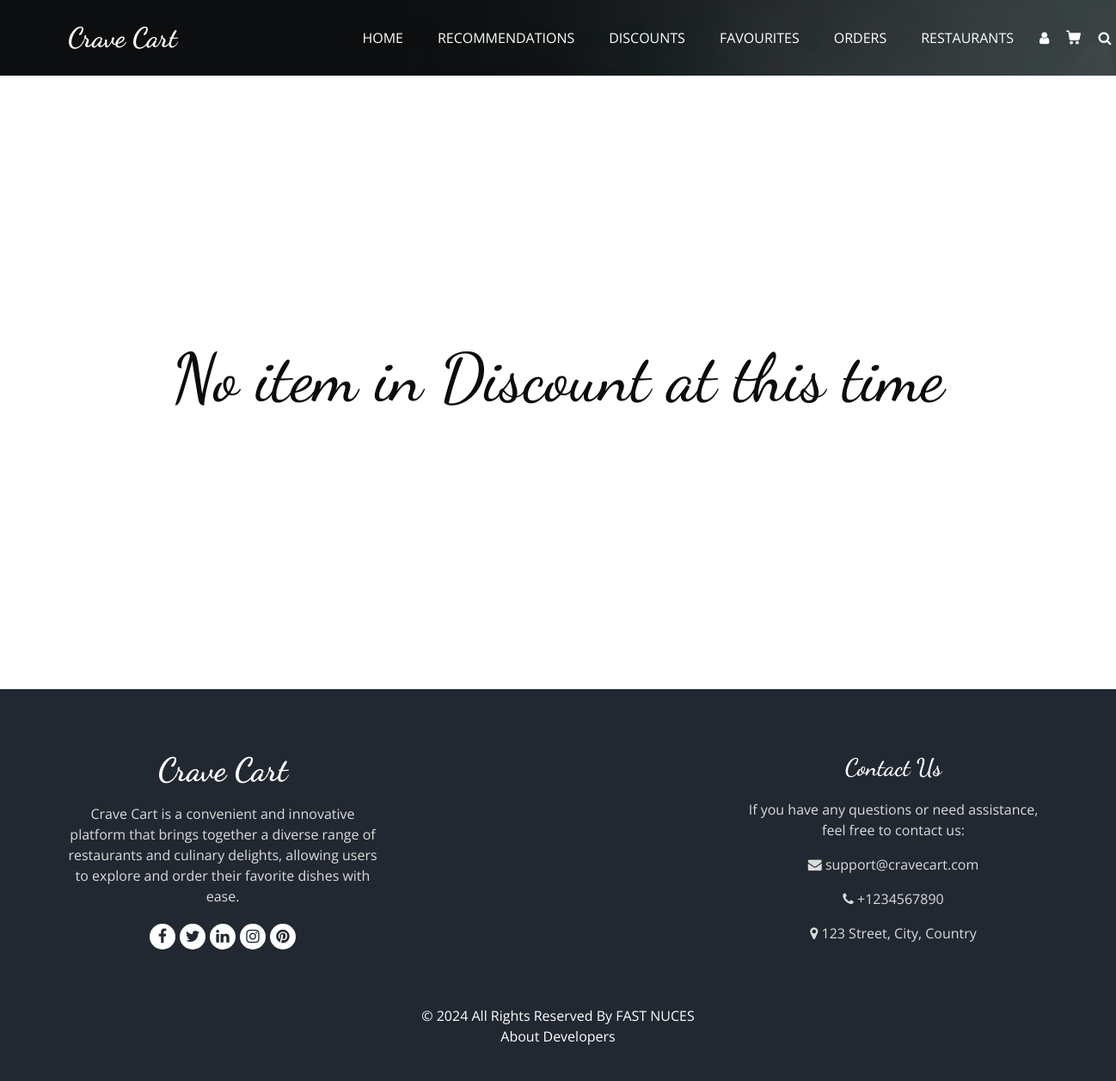
/discounts (signed in), run on an earlier commit of the app's database.
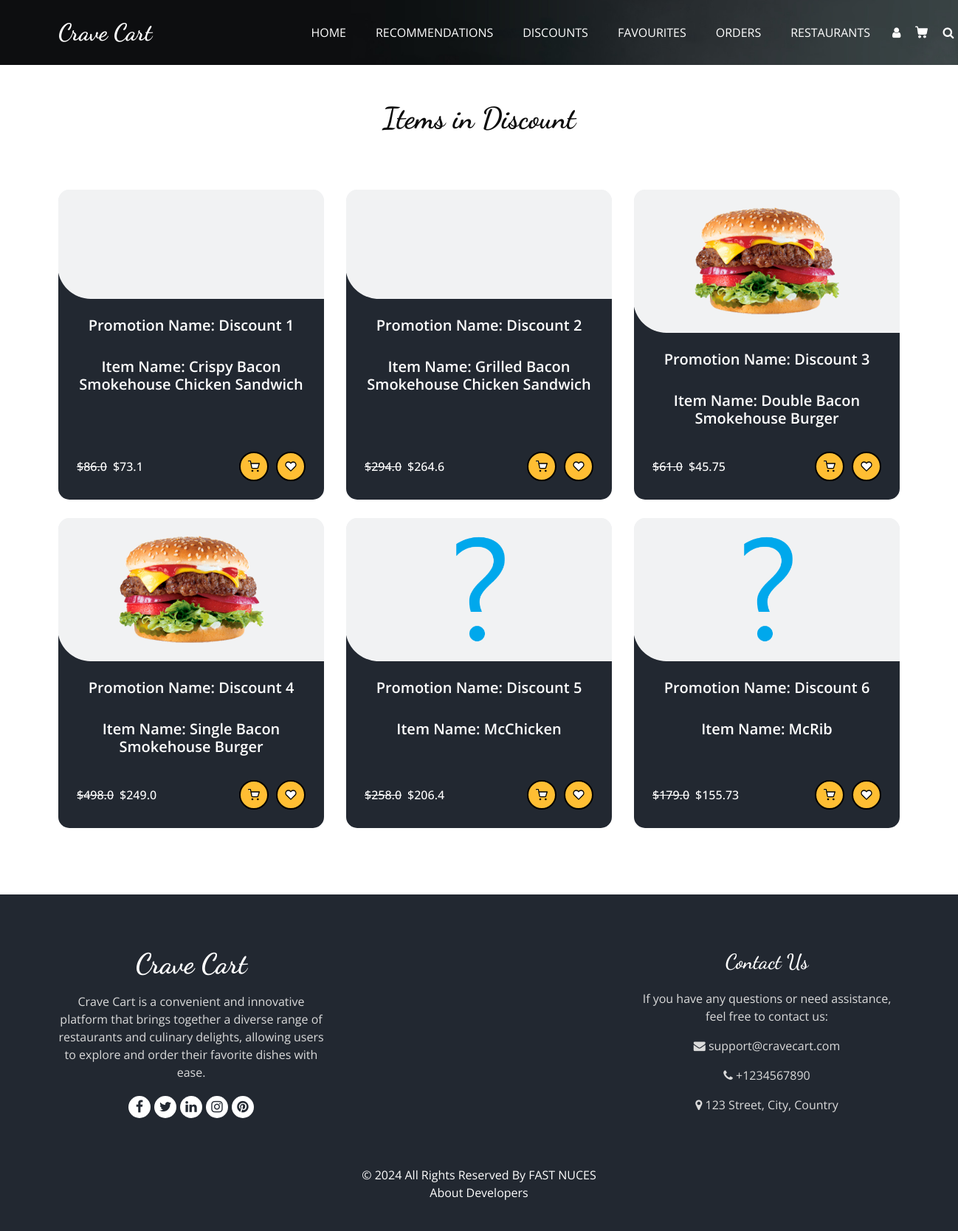
And on a later commit of the database.
### tables this page shows
CREATE TABLE Promotions (
                        PromotionID INTEGER PRIMARY KEY AUTOINCREMENT,
                        PromotionName TEXT,
                        MenuID INTEGER,
                        Description TEXT,
                        Discount REAL,
                        StartDate TEXT,
                        EndDate TEXT,
                        FOREIGN KEY (MenuID) REFERENCES Menus (MenuID) ON DELETE CASCADE
                    );

CREATE TABLE Menus (
                        MenuID INTEGER PRIMARY KEY AUTOINCREMENT,
                        RestaurantID INTEGER,
                        ItemName TEXT,
                        Description TEXT,
                        Price REAL,
                        Category TEXT,
                        ImagePNG TEXT,
                        ImageJPG TEXT,
                        Rating INTEGER DEFAULT 0,
                        FOREIGN KEY (RestaurantID) REFERENCES Restaurants(RestaurantID) ON DELETE CASCADE
                    );

### userEndpoints.py (the view)
@User.route('/discounts')
def discounts():
    if 'username' not in session:
        return redirect('/login')
    if not DataBase.is_customer(session['username'],session['email'],session['password']):
        return render_template('404.html'), 404
    data= DataBase.get_active_promotions(current_date=date.today().strftime("%Y-%m-%d"),all=True,png=True)
    print(data)
    return render_template('user/discounts.html',data=data,result=len(data))

### DataBase.py (called while the page is built)
def is_customer(id,email,password):
    try:
        cursor.execute('''SELECT * FROM Customers where CustomerID=? AND email = ? AND password=?;''',[id,email,password])
        ans = cursor.fetchone()
        if ans:
            return True
        else:
            return False
    except Exception as e:
        print(e)
        return False

### templates/user/discounts.html (shortened to what this page needs)
<!DOCTYPE html>
<html>
<head>
   <link
   rel="stylesheet"
   type="text/css"
   href="{{url_for('static',filename='css/bootstrap.css')}}"
 />
 <link
   rel="stylesheet"
   type="text/css"
   href="https://cdnjs.cloudflare.com/ajax/libs/OwlCarousel2/2.3.4/assets/owl.carousel.min.css"
 />
 <link
   rel="stylesheet"
   href="https://cdnjs.cloudflare.com/ajax/libs/jquery-nice-select/1.1.0/css/nice-select.min.css"
 />
 <link
   href="{{url_for('static',filename='css/font-awesome.min.css')}}"
   rel="stylesheet"
 />
 <link
   href="{{url_for('static',filename='css/style.css')}}"
   rel="stylesheet"
 />
 <link
   href="{{url_for('static',filename='css/responsive.css')}}"
   rel="stylesheet"
 />
</head>
<body class="sub_page">
  <div class="hero_area">
    <div class="bg-box">
      <img src="{{url_for('static',filename='images/hero-bg.jpg')}}" alt="">
    </div>
    <header class="header_section">
      <div class="container">
        <nav class="navbar navbar-expand-lg custom_nav-container ">
          <a class="navbar-brand" href="home">
            <span>
              Crave Cart
            </span>
          </a>
          <div class="collapse navbar-collapse" id="navbarSupportedContent">
            <ul class="navbar-nav  mx-auto ">
              <li class="nav-item">
                <a class="nav-link" href="home">Home </a>
              </li>
              <li class="nav-item">
                <a class="nav-link" href="recommendation">Recommendations  </a>
              </li>
              <li class="nav-item">
                <a class="nav-link" href="discounts">Discounts<span class="sr-only">(current)</span></a>
              </li>
              <li class="nav-item">
                <a class="nav-link" href="favourites">Favourites</a>
              </li>
              <li class="nav-item">
                <a class="nav-link" href="trackorders">Orders</a>
              </li>
              <li class="nav-item">
                <a class="nav-link" href="restaurants">Restaurants</a>
              </li>
            </ul>
            <div class="user_option">
                <a href="profile" class="user_link">
                  <i class="fa fa-user" aria-hidden="true"></i>
                </a>
                <a class="cart_link" href="cart">
                 </a>
                 <form class="form-inline active">
                  <button class="btn my-2 my-sm-0 nav_search-btn" type="button" onclick="openSearchPage()">
                      <i class="fa fa-search" aria-hidden="true"></i>
                  </button>
                 </form>
             </div>
          </div>
        </nav>
      </div>
    </header>
  </div>
    {%if result!=0%}
        <section class="food_section layout_padding-bottom">
          <div class="container">
            <div class="heading_container heading_center">
              <br /><br />
              <h2>Items in Discount</h2>
              <br /><br />
            </div>
            <div class="filters-content">
              <div class="row grid">
                  {% for item in data%}
                  <div class="col-sm-6 col-lg-4 all category">
                  <div class="box" id="menu-item-box">
                    <div>
                      <div class="img-box">
                        <img src="{{url_for('static',filename='images/'+item['Image'])}}" alt="">
                      </div>
                      <div class="detail-box">
                        <h5>
                          Promotion Name: {{item['PromotionName']}}
                        </h5>
                          <br>
                        <h5>
                          Item Name: {{item['itemName']}}
                        </h5>
                        <div class="options discount-options">
                          <h6 style="text-decoration: line-through;">
                            ${{item['Price']}}
                        </h6>
                          <h6 style="margin-right: auto;">
                              ${{item['DiscountedPrice']}}
                          </h6>
                          <div class="button-container" id="menu-buttons">
                            <a href="#"
                                class="add-to-cart-btn-discount add-to-cart-btn-style"
                                data-name="{{ item['PromotionName'] }}">
                            </a>
                            <a href="#" class="favorite-btn-discount favorite-btn-style" data-name="{{ item['PromotionName'] }}">
                            </a>
                        </div>
                        </div>
                      </div>
                    </div>
                  </div>
                  </div>
                  {%endfor%}
              </div>
            </div>
        </div>
      </section>
    {%else%}
      <br><br><br><br><br><br><br><br><br>
        <section class="food_section layout_padding">
          <div class="container">
            <div class="heading_container heading_center">
              <h1 style="font-size:78px;">
                No item in Discount at this time
              </h1>
            </div>
          </div>
      </section>
      <br><br><br><br><br><br><br><br><br>
    {%endif%}
  <footer class="footer_section">
    <div class="container">
        <div class="row">
            <div class="col-md-4 footer-col">
                <div class="footer_detail">
                    <a href="#" class="footer-logo">Crave Cart</a>
                    <p>Crave Cart is a convenient and innovative platform that brings together a diverse range of restaurants and culinary delights, allowing users to explore and order their favorite dishes with ease.</p>
                    <div class="footer_social">
                        <a ><i class="fa fa-facebook" aria-hidden="true"></i></a>
                        <a ><i class="fa fa-twitter" aria-hidden="true"></i></a>
                        <a ><i class="fa fa-linkedin" aria-hidden="true"></i></a>
                        <a ><i class="fa fa-instagram" aria-hidden="true"></i></a>
                        <a ><i class="fa fa-pinterest" aria-hidden="true"></i></a>
                    </div>
                </div>
            </div>
            <div class="col-md-4 footer-col">
            </div>
            <div class="col-md-4 footer-col">
                <h4>Contact Us</h4>
                <p>If you have any questions or need assistance, feel free to contact us:</p>
                <p><i class="fa fa-envelope"></i> support@cravecart.com</p>
                <p> <i class="fa fa-phone"></i> +1234567890</p>
                <p> <i class="fa fa-map-marker"></i> 123 Street, City, Country</p>
            </div>
        </div>
        <div class="footer-info">
            <p>&copy; <span id="displayYear"></span> All Rights Reserved By <a href="https://www.nu.edu.pk/">FAST NUCES</a><br>
                <a href="/Aboutus"> About Developers </a>
            </p>
        </div>
    </div>
</footer>
</body>
</html>

### static/css/responsive.css (style rules this page uses)
@media (min-width: 1200px) { .container { max-width: 1170px; } }

What changed in the data, as far as the page shows it:
added Promotions: PromotionName "Discount 1", itemName "Crispy Bacon Smokehouse Chicken Sandwich", Price "86.0", DiscountedPrice "73.1"
added Promotions: PromotionName "Discount 2", itemName "Grilled Bacon Smokehouse Chicken Sandwich", Price "294.0", DiscountedPrice "264.6"
added Promotions: ImagePNG (picture), PromotionName "Discount 3", itemName "Double Bacon Smokehouse Burger", Price "61.0", DiscountedPrice "45.75"
added Promotions: ImagePNG (picture), PromotionName "Discount 4", itemName "Single Bacon Smokehouse Burger", Price "498.0", DiscountedPrice "249.0"
added Promotions: ImagePNG (placeholder picture), PromotionName "Discount 5", itemName "McChicken", Price "258.0", DiscountedPrice "206.4"
added Promotions: ImagePNG (placeholder picture), PromotionName "Discount 6", itemName "McRib", Price "179.0", DiscountedPrice "155.73"
Also different on the page:
text no longer shown: "No item in Discount at this time"
text now shown: "Items in Discount"
